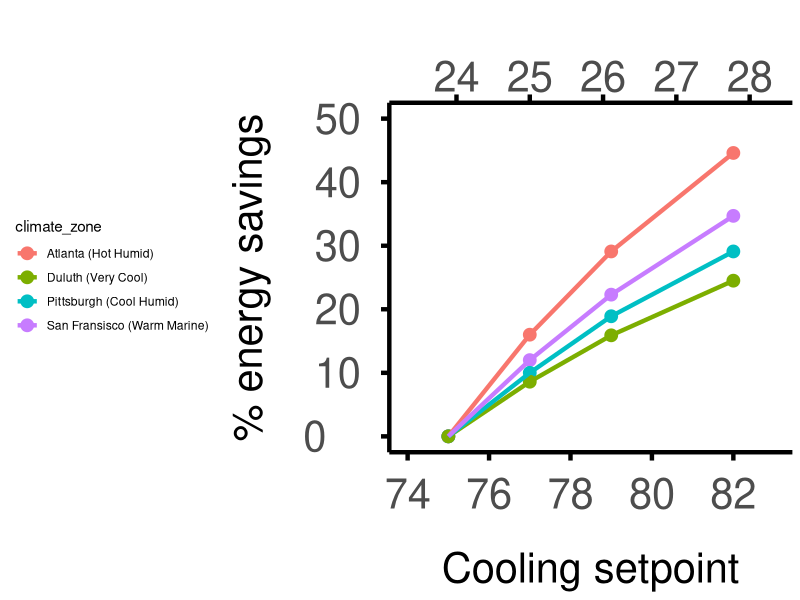

This chart was generated by the following R code: (Note: this script raises an error after producing the figure.)
## ---- chunk 1
library(tidyverse)
library(skimr)

## ---- chunk 2
# Data from http://comfort.cbe.berkeley.edu/energycalc/
# Making cooling-only version of what Ed and Hui call the 'cup diagram'
# Draft poster (with older version of plot) here: https://berkeley.app.box.com/folder/86777141745

t1 <- tibble(
  cooling_setpoint_f = c( 75, 77, 79, 82, 86),
  climate_zone = "San Fransisco (Warm Marine)", 
  savings = c(0, 12, 22.3, 34.7, 46.5)
)

t2 <- tibble(
  cooling_setpoint_f = c( 75, 77, 79, 82, 86),
  climate_zone = "Atlanta (Hot Humid)", 
  savings = c(0, 16, 29.1, 44.6, 57.9)
)


t3 <- tibble(
  cooling_setpoint_f = c( 75, 77, 79, 82, 86),
  climate_zone = "Miami (Very Hot Humid)", 
  savings = c(0, 12.2, 23.3, 38.6, 55.5)
)


t4 <- tibble(
  cooling_setpoint_f = c( 75, 77, 79, 82, 86),
  climate_zone = "Pittsburgh (Cool Humid)", 
  savings = c(0, 10, 18.9, 29.1, 37.9)
)

t5 <- tibble(
  cooling_setpoint_f = c( 75, 77, 79, 82, 86),
  climate_zone = "Duluth (Very Cool)", 
  savings = c(0, 8.6, 15.9, 24.5, 29.9)
)

energy_savings <- bind_rows(t1, t2, t3, t4, t5)

skim(energy_savings)

## ---- chunk 3
# Filter out Miami

energy_savings <- energy_savings %>%
  filter(climate_zone != "Miami (Very Hot Humid)")
## ---- chunk 4
# Up to 82 F
cooling_plot <- ggplot(energy_savings, aes(x = cooling_setpoint_f, y = savings)) + 
  geom_point((aes(col = `climate_zone`)), size = 4, show.legend = T) + 
  geom_line((aes(col = `climate_zone`)), size =1.5, show.legend = T) + 
  theme_classic() +
  ylab("% energy savings\n") + 
  xlab("\nCooling setpoint") + 
  theme(
        axis.text.x = element_text(size = 30, vjust=-0.5),
        axis.text.y = element_text(size = 30, hjust = -0.5),  
        axis.title.x = element_text(size = 30),
        axis.title.y = element_text(size = 30),
        legend.position="left",
        axis.line = element_line(colour = 'black', size = 1.5),
        axis.ticks = element_line(colour = 'black', size = 1.5),
        axis.ticks.length = unit(6, "pt")
        
      ) +
  scale_x_continuous( limits = c(74, 83),  breaks = c(74, 76, 78, 80, 82),  sec.axis = sec_axis(~(.-32)*(5/9), name = "")) +
  ylim(0, 50) +
  ggsave(filename = "cooling_curve_up_to_82.png")
  

cooling_plot

## ---- chunk 5
# Up to 86 F
cooling_plot_86 <- ggplot(energy_savings, aes(x = cooling_setpoint_f, y = savings)) + 
  geom_point((aes(col = `climate_zone`)), size = 4, show.legend = T) + 
  geom_line((aes(col = `climate_zone`)), size =1.5, show.legend = T) + 
  theme_classic() +
  ylab("% energy savings\n") + 
  xlab("\nCooling setpoint") + 
  theme(
        axis.text.x = element_text(size = 30, vjust=-0.5),
        axis.text.y = element_text(size = 30, hjust = -0.5),  
        axis.title.x = element_text(size = 30),
        axis.title.y = element_text(size = 30),
        legend.position="left",
        axis.line = element_line(colour = 'black', size = 1.5),
        axis.ticks = element_line(colour = 'black', size = 1.5),
        axis.ticks.length = unit(6, "pt")
        
      ) +
  scale_x_continuous( limits = c(74, 87),  breaks = c(74, 76, 78, 80, 82, 84, 86),  sec.axis = sec_axis(~(.-32)*(5/9), name = "")) +
  ylim(0, 60) +
  ggsave(filename = "cooling_curve_up_to_86.png")
  

cooling_plot_86
